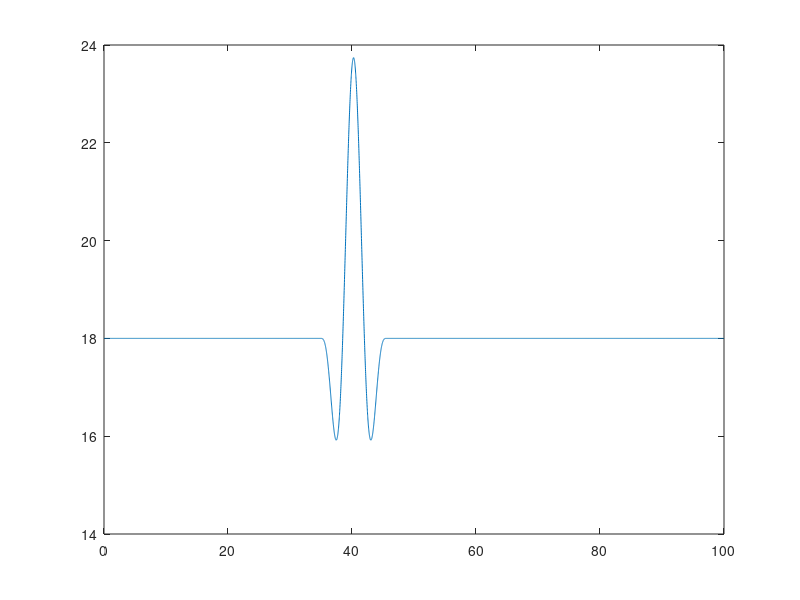

MATLAB code to generate this figure: (Note: this script raises an error after producing the figure.)
clear all;
close all;
clc;

%%
FileName = 'EOG_URef_18';

%% Preprocessing
% time
T           = 100;                  % [s]   simulation length
dt          = 1/80;               	% [s]   simulation time step

% wind
V_hub       = 18;                   % [m/s] mean wind speed at hub height 
T_gust      = 10.5;                 % [s]   length of EOG
t_start     = 35;                   % [s]   time when EOG should start
V_ref       = 50;                   % [m/s] reference wind speed average over 10 min
I_ref       = 0.16;                 % [-]   expected value of the turbulence intensity at 15 m/s
D           = 126;                  % [m]   rotor diameter

% calculation of wind signals
t           = 0:dt:T-dt;

% Longitudinal scale parameter at hub height (assuming hub height >60 m)
lambda1     = 42;

% Extreme Operational Gust (EOG) definition
sigma1      = I_ref * (0.75*V_hub + 5.6);
V_e50     	= 1.4*V_ref;
V_e1      	= 0.8*V_e50;
V_gust      = min([1.35*(V_e1-V_hub), 3.3*(sigma1/(1+0.1*D/lambda1))]);

% EOG wind speed vector
u           = zeros(1, length(t));
for iTimeStep = 1:length(t)
    if (t(iTimeStep) >= t_start) && (t(iTimeStep) <= t_start+T_gust)
        t_EOG           = t(iTimeStep) - t_start;
        u(iTimeStep)    = V_hub-0.37*V_gust*sin(3*pi*t_EOG/T_gust)*(1-cos(2*pi*t_EOG/T_gust));
    else
        u(iTimeStep)    = V_hub;
    end
end


figure()
plot(t,u)


% Some variables required in the Type 4 wind: Bladed style
HubHeight   = 90;
dy          = 64;
dz          = 64;
Ny          = 3;
Nz          = 3;
URef        = V_hub;
zOffset     = HubHeight;
z0          = 0.1;          % the rougthness length, not really used


SummVars(1) = HubHeight;    % HubHeight
SummVars(3) = URef;

velocity    = zeros(max(size(t)),3,Ny,Nz);
% prepare to write out
for iy = 1:Ny
    for iz = 1:Nz
        velocity(:,1,iy,iz) = u;
    end
end

% here we use std u for v and w components, to avoid dividing by zero
SummVars(4) = std(squeeze(velocity(:,1,1,1)))/URef*100;
SummVars(5) = std(squeeze(velocity(:,1,1,1)))/URef*100;
SummVars(6) = std(squeeze(velocity(:,1,1,1)))/URef*100;

disp('Exporting rotor plane wind field as ".wnd" binary files...')
% write the .wnd
WriteBLgrid([FileName '.wnd'], velocity, dy, dz, dt, zOffset, z0, SummVars)

% Now write a sum file
fileID    = fopen([FileName '.sum'],'w');
fprintf(fileID,'This summary file is not complete it only contains required information for the OpenFAST');
fprintf(fileID,'\n');
fprintf(fileID,'F        Clockwise rotation when looking downwind?\n');
fprintf(fileID,[num2str(SummVars(1)) '  Hub height [m] \n']);
fprintf(fileID,['UBar   =  ' num2str(SummVars(3)) ' m/s \n']);
fprintf(fileID,['TI(u)  =  ' num2str(SummVars(4)) ' %%\n']);
fprintf(fileID,['TI(v)  =  ' num2str(SummVars(5)) ' %%\n']);
fprintf(fileID,['TI(w)  =  ' num2str(SummVars(6)) ' %%\n']);
fprintf(fileID,['Height Offset =  ' num2str(0) ' m\n']);
fprintf(fileID,'Creating a PERIODIC output file.');
fclose(fileID);

